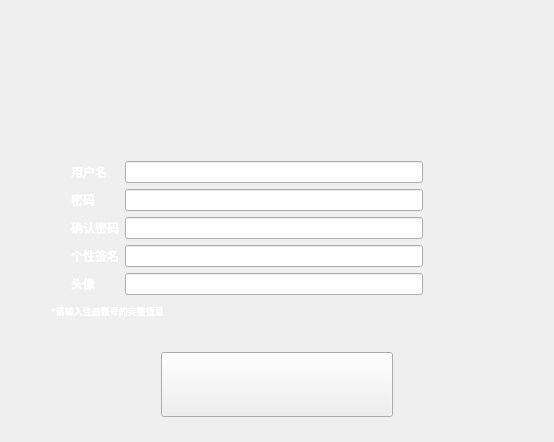
<?xml version="1.0" encoding="UTF-8"?>
<ui version="4.0">
 <class>Register</class>
 <widget class="QWidget" name="Register">
  <property name="geometry">
   <rect>
    <x>0</x>
    <y>0</y>
    <width>554</width>
    <height>442</height>
   </rect>
  </property>
  <property name="windowTitle">
   <string>Form</string>
  </property>
  <layout class="QVBoxLayout" name="verticalLayout_4">
   <item>
    <layout class="QVBoxLayout" name="verticalLayout_3">
     <item>
      <layout class="QHBoxLayout" name="horizontalLayout_3">
       <item>
        <spacer name="verticalSpacer">
         <property name="orientation">
          <enum>Qt::Vertical</enum>
         </property>
         <property name="sizeType">
          <enum>QSizePolicy::Fixed</enum>
         </property>
         <property name="sizeHint" stdset="0">
          <size>
           <width>20</width>
           <height>150</height>
          </size>
         </property>
        </spacer>
       </item>
      </layout>
     </item>
     <item>
      <layout class="QHBoxLayout" name="horizontalLayout">
       <item>
        <spacer name="horizontalSpacer_2">
         <property name="orientation">
          <enum>Qt::Horizontal</enum>
         </property>
         <property name="sizeType">
          <enum>QSizePolicy::Fixed</enum>
         </property>
         <property name="sizeHint" stdset="0">
          <size>
           <width>60</width>
           <height>20</height>
          </size>
         </property>
        </spacer>
       </item>
       <item>
        <layout class="QVBoxLayout" name="verticalLayout_2">
         <item>
          <widget class="QLabel" name="name_label">
           <property name="font">
            <font>
             <family>幼圆</family>
            </font>
           </property>
           <property name="text">
            <string>&lt;html&gt;&lt;head/&gt;&lt;body&gt;&lt;p&gt;&lt;span style=&quot; font-weight:600; color:#ffffff;&quot;&gt;用户名&lt;/span&gt;&lt;/p&gt;&lt;/body&gt;&lt;/html&gt;</string>
           </property>
          </widget>
         </item>
         <item>
          <widget class="QLabel" name="password_label">
           <property name="font">
            <font>
             <family>幼圆</family>
            </font>
           </property>
           <property name="text">
            <string>&lt;html&gt;&lt;head/&gt;&lt;body&gt;&lt;p&gt;&lt;span style=&quot; font-weight:600; color:#ffffff;&quot;&gt;密码&lt;/span&gt;&lt;/p&gt;&lt;/body&gt;&lt;/html&gt;</string>
           </property>
          </widget>
         </item>
         <item>
          <widget class="QLabel" name="confirmPassword_label">
           <property name="font">
            <font>
             <family>幼圆</family>
            </font>
           </property>
           <property name="text">
            <string>&lt;html&gt;&lt;head/&gt;&lt;body&gt;&lt;p&gt;&lt;span style=&quot; font-weight:600; color:#ffffff;&quot;&gt;确认密码&lt;/span&gt;&lt;/p&gt;&lt;/body&gt;&lt;/html&gt;</string>
           </property>
          </widget>
         </item>
         <item>
          <widget class="QLabel" name="sign_label">
           <property name="font">
            <font>
             <family>幼圆</family>
            </font>
           </property>
           <property name="text">
            <string>&lt;html&gt;&lt;head/&gt;&lt;body&gt;&lt;p&gt;&lt;span style=&quot; font-weight:600; color:#ffffff;&quot;&gt;个性签名&lt;/span&gt;&lt;/p&gt;&lt;/body&gt;&lt;/html&gt;</string>
           </property>
          </widget>
         </item>
         <item>
          <widget class="QLabel" name="head_label">
           <property name="font">
            <font>
             <family>幼圆</family>
            </font>
           </property>
           <property name="text">
            <string>&lt;html&gt;&lt;head/&gt;&lt;body&gt;&lt;p&gt;&lt;span style=&quot; font-weight:600; color:#ffffff;&quot;&gt;头像&lt;/span&gt;&lt;/p&gt;&lt;/body&gt;&lt;/html&gt;</string>
           </property>
          </widget>
         </item>
        </layout>
       </item>
       <item>
        <layout class="QVBoxLayout" name="verticalLayout">
         <item>
          <widget class="QLineEdit" name="name_line"/>
         </item>
         <item>
          <widget class="QLineEdit" name="password_line"/>
         </item>
         <item>
          <widget class="QLineEdit" name="confirmPassword_line"/>
         </item>
         <item>
          <widget class="QLineEdit" name="sign_line"/>
         </item>
         <item>
          <widget class="QLineEdit" name="head_line"/>
         </item>
        </layout>
       </item>
       <item>
        <spacer name="horizontalSpacer_3">
         <property name="orientation">
          <enum>Qt::Horizontal</enum>
         </property>
         <property name="sizeType">
          <enum>QSizePolicy::Fixed</enum>
         </property>
         <property name="sizeHint" stdset="0">
          <size>
           <width>120</width>
           <height>20</height>
          </size>
         </property>
        </spacer>
       </item>
      </layout>
     </item>
     <item>
      <layout class="QHBoxLayout" name="horizontalLayout_2">
       <item>
        <spacer name="horizontalSpacer_4">
         <property name="orientation">
          <enum>Qt::Horizontal</enum>
         </property>
         <property name="sizeType">
          <enum>QSizePolicy::Fixed</enum>
         </property>
         <property name="sizeHint" stdset="0">
          <size>
           <width>40</width>
           <height>20</height>
          </size>
         </property>
        </spacer>
       </item>
       <item>
        <widget class="QLabel" name="tip_label">
         <property name="font">
          <font>
           <family>幼圆</family>
           <pointsize>7</pointsize>
          </font>
         </property>
         <property name="text">
          <string>&lt;html&gt;&lt;head/&gt;&lt;body&gt;&lt;p&gt;&lt;span style=&quot; font-weight:600; color:#ffffff;&quot;&gt;*请输入注册账号的完整信息&lt;/span&gt;&lt;/p&gt;&lt;/body&gt;&lt;/html&gt;</string>
         </property>
        </widget>
       </item>
       <item>
        <spacer name="horizontalSpacer">
         <property name="orientation">
          <enum>Qt::Horizontal</enum>
         </property>
         <property name="sizeHint" stdset="0">
          <size>
           <width>40</width>
           <height>20</height>
          </size>
         </property>
        </spacer>
       </item>
      </layout>
     </item>
    </layout>
   </item>
   <item>
    <spacer name="verticalSpacer_3">
     <property name="orientation">
      <enum>Qt::Vertical</enum>
     </property>
     <property name="sizeType">
      <enum>QSizePolicy::Fixed</enum>
     </property>
     <property name="sizeHint" stdset="0">
      <size>
       <width>20</width>
       <height>25</height>
      </size>
     </property>
    </spacer>
   </item>
   <item>
    <layout class="QHBoxLayout" name="horizontalLayout_5">
     <item>
      <spacer name="horizontalSpacer_5">
       <property name="orientation">
        <enum>Qt::Horizontal</enum>
       </property>
       <property name="sizeType">
        <enum>QSizePolicy::Fixed</enum>
       </property>
       <property name="sizeHint" stdset="0">
        <size>
         <width>150</width>
         <height>20</height>
        </size>
       </property>
      </spacer>
     </item>
     <item>
      <widget class="QPushButton" name="commit">
       <property name="sizePolicy">
        <sizepolicy hsizetype="Expanding" vsizetype="MinimumExpanding">
         <horstretch>0</horstretch>
         <verstretch>0</verstretch>
        </sizepolicy>
       </property>
       <property name="styleSheet">
        <string notr="true">QPushButton
{
border-image: url(:/pix/button/register_button.png);
}</string>
       </property>
       <property name="text">
        <string/>
       </property>
      </widget>
     </item>
     <item>
      <spacer name="horizontalSpacer_6">
       <property name="orientation">
        <enum>Qt::Horizontal</enum>
       </property>
       <property name="sizeType">
        <enum>QSizePolicy::Fixed</enum>
       </property>
       <property name="sizeHint" stdset="0">
        <size>
         <width>150</width>
         <height>20</height>
        </size>
       </property>
      </spacer>
     </item>
    </layout>
   </item>
   <item>
    <spacer name="verticalSpacer_2">
     <property name="orientation">
      <enum>Qt::Vertical</enum>
     </property>
     <property name="sizeType">
      <enum>QSizePolicy::Fixed</enum>
     </property>
     <property name="sizeHint" stdset="0">
      <size>
       <width>20</width>
       <height>14</height>
      </size>
     </property>
    </spacer>
   </item>
  </layout>
 </widget>
 <resources/>
 <connections/>
</ui>
